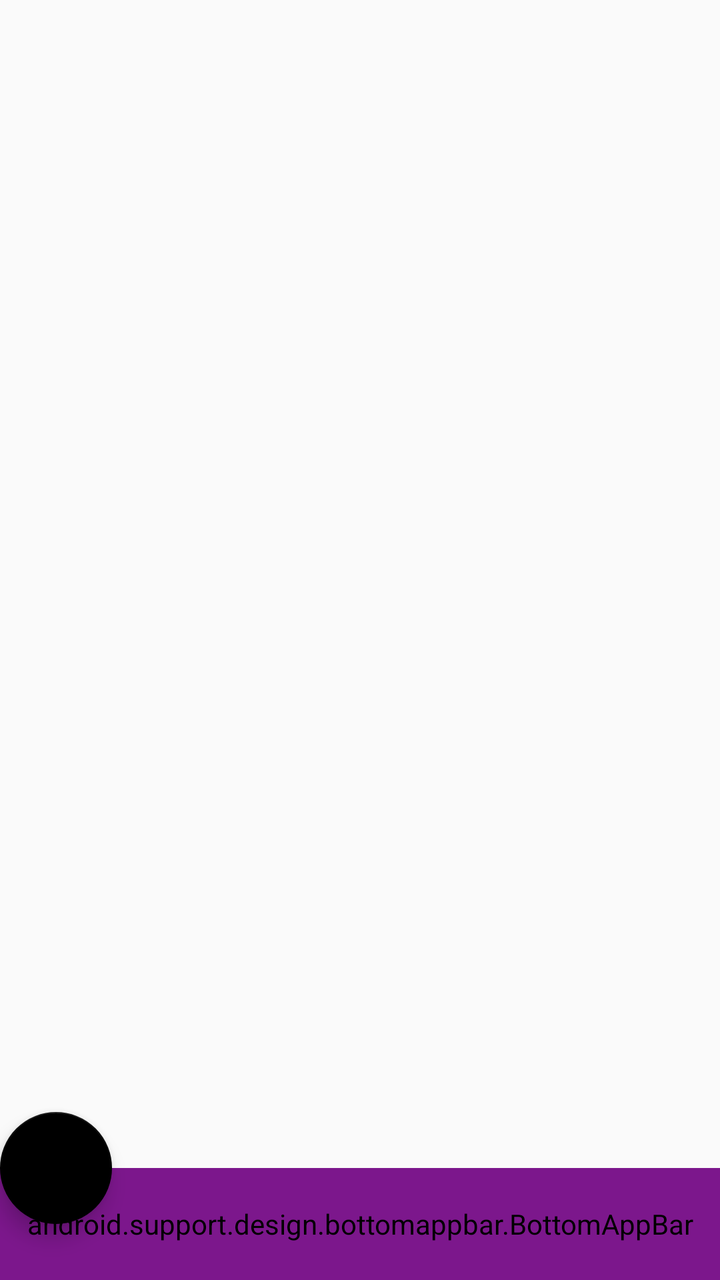
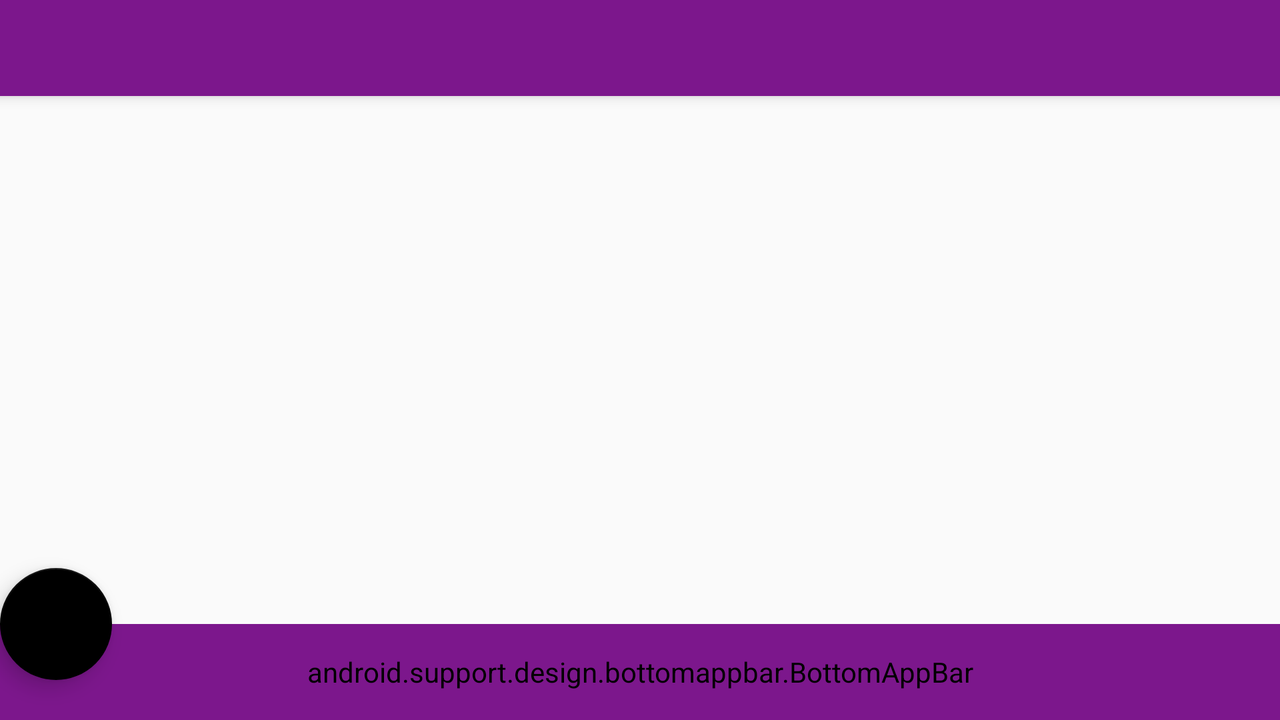

Two renders of one Android screen. The first uses the default layout on a phone; the second uses the alternative layout the repository ships for a different screen configuration, on a matching device. The two XML files are below.
<!-- AndroidManifest.xml: application theme CustomAppTheme -->
<!-- res/layout/app_bar_base.xml -->
<?xml version="1.0" encoding="utf-8"?>
<android.support.design.widget.CoordinatorLayout xmlns:android="http://schemas.android.com/apk/res/android"
    xmlns:tools="http://schemas.android.com/tools"
    android:layout_width="match_parent"
    android:layout_height="match_parent"
    tools:context=".BaseActivity">



    <FrameLayout
        android:id="@+id/content_frame"
        android:layout_width="match_parent"
        android:layout_height="match_parent" />

    <include layout="@layout/bottom_container" />

</android.support.design.widget.CoordinatorLayout>
<!-- res/layout/bottom_container.xml (included above) -->
<?xml version="1.0" encoding="utf-8"?>
<android.support.design.widget.CoordinatorLayout xmlns:android="http://schemas.android.com/apk/res/android"
    xmlns:app="http://schemas.android.com/apk/res-auto"
    android:layout_width="match_parent"
    android:layout_height="match_parent">

    <android.support.design.bottomappbar.BottomAppBar
        android:id="@+id/bottomAppBar"
        style="@style/Widget.MaterialComponents.BottomAppBar"
        android:layout_width="match_parent"
        android:layout_height="?attr/actionBarSize"
        android:layout_gravity="bottom"
        app:backgroundTint="@color/purple"
        app:fabAttached="true"
        app:fabCradleDiameter="70dp"
        app:fabCradleRoundedCornerRadius="10dp"
        app:layout_scrollFlags="scroll|enterAlways"
        app:popupTheme="@style/ThemeOverlay.AppCompat.Light"
        app:theme="@style/ThemeOverlay.AppCompat.Dark.ActionBar"
        app:title="test text"
        app:titleTextColor="@android:color/black">

    </android.support.design.bottomappbar.BottomAppBar>

    <android.support.design.widget.FloatingActionButton
        android:id="@+id/fab"
        android:layout_width="wrap_content"
        android:layout_height="wrap_content"
        app:layout_anchor="@id/bottomAppBar"
        app:srcCompat="@drawable/ic_add_black_24dp" />
</android.support.design.widget.CoordinatorLayout>
<!-- resources referenced by this layout -->
<resources>
  <color name="purple">#7c178c</color>
  <style name="CustomAppTheme" parent="Theme.AppCompat.Light.DarkActionBar">
          
          <item name="colorPrimary">@color/purple</item>
          <item name="colorPrimaryDark">@color/purpleDark</item>
          <item name="colorAccent">@color/action</item>
      </style>
  <color name="purpleDark">#5b1566</color>
  <color name="action">#000000</color>
</resources>
<!-- res/layout-land/app_bar_base.xml (the repository's variant of the layout above) -->
<!-- drawn on the phone turned sideways -->
<?xml version="1.0" encoding="utf-8"?>
<android.support.design.widget.CoordinatorLayout xmlns:android="http://schemas.android.com/apk/res/android"
    xmlns:app="http://schemas.android.com/apk/res-auto"
    xmlns:tools="http://schemas.android.com/tools"
    android:layout_width="match_parent"
    android:layout_height="match_parent"
    tools:context=".BaseActivity">

    <android.support.design.widget.AppBarLayout
        android:layout_width="match_parent"
        android:layout_height="wrap_content"
        android:theme="@style/AppTheme.AppBarOverlay">

        <android.support.v7.widget.Toolbar
            android:id="@+id/toolbar"
            android:layout_width="match_parent"
            android:layout_height="?attr/actionBarSize"
            android:background="?attr/colorPrimary"
            app:popupTheme="@style/AppTheme.PopupOverlay" />

    </android.support.design.widget.AppBarLayout>

    <LinearLayout
        android:layout_width="match_parent"
        android:layout_height="match_parent"
        android:orientation="horizontal">

        <FrameLayout
            android:id="@+id/content_frame"
            android:layout_width="0dp"
            android:layout_height="match_parent"
            android:layout_weight="1" />

        <FrameLayout
            android:id="@+id/content_frame2"
            android:layout_width="0dp"
            android:layout_height="match_parent"
            android:layout_weight="1" />
    </LinearLayout>


    <include layout="@layout/bottom_container" />

</android.support.design.widget.CoordinatorLayout>
<!-- resources referenced by the variant -->
<!-- as the phone turned sideways resolves them -->
<resources>
  <color name="purple">#7c178c</color>
  <style name="AppTheme.AppBarOverlay" parent="ThemeOverlay.AppCompat.Dark.ActionBar" />
  <style name="AppTheme.PopupOverlay" parent="ThemeOverlay.AppCompat.Light" />
  <style name="CustomAppTheme" parent="Theme.AppCompat.Light.DarkActionBar">
          
          <item name="colorPrimary">@color/purple</item>
          <item name="colorPrimaryDark">@color/purpleDark</item>
          <item name="colorAccent">@color/action</item>
      </style>
  <color name="purpleDark">#5b1566</color>
  <color name="action">#000000</color>
</resources>
